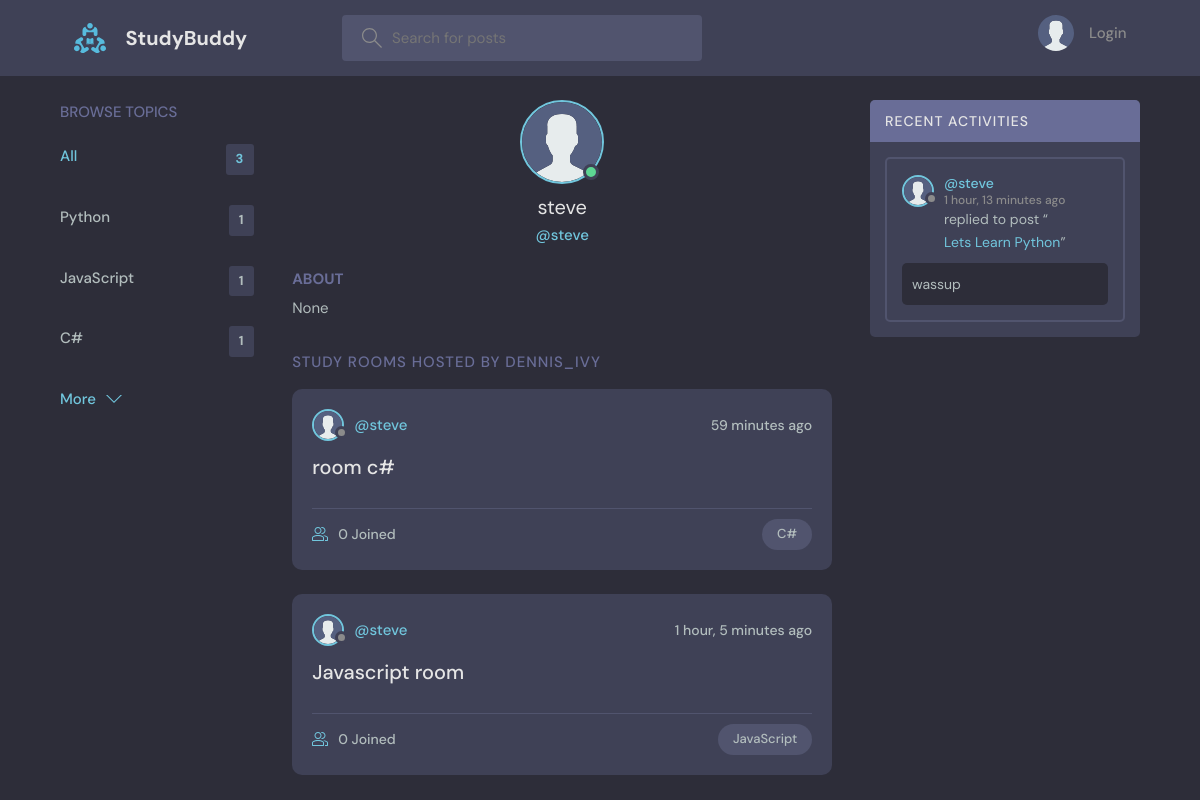
The app's page /profile/2/ with its own data.
### base/models.py (models this page shows, shortened)
class Topic(models.Model):
    name = models.CharField(max_length=200)

class User(AbstractUser):
    name = models.CharField(max_length=200, null=True)
    email = models.EmailField(unique=True, null=True)
    bio = models.TextField(null=True)
    avatar = models.ImageField(null=True, default="avatar.svg")
    USERNAME_FIELD = 'email'
    REQUIRED_FIELDS = ['username']

class Room(models.Model):
    host = models.ForeignKey(User, on_delete=models.SET_NULL, null=True)
    topic = models.ForeignKey(Topic, on_delete=models.SET_NULL, null=True)
    name = models.CharField(max_length=200)
    description = models.TextField(null=True, blank=True)
    participants = models.ManyToManyField(
        User, related_name='participants', blank=True)
    updated = models.DateTimeField(auto_now=True)
    created = models.DateTimeField(auto_now_add=True)
    class Meta:
        ordering = ['-updated', '-created']
    def __str__(self):
        return self.name

class Message(models.Model):
    user = models.ForeignKey(User, on_delete=models.CASCADE)
    room = models.ForeignKey(Room, on_delete=models.CASCADE)
    body = models.TextField()
    updated = models.DateTimeField(auto_now=True)
    created = models.DateTimeField(auto_now_add=True)
    class Meta:
        ordering = ['-updated', '-created']

### base/views.py (the view)
# urls.py: path('profile/<str:pk>/', views.userProfile, name="user-profile"),
def userProfile(request, pk):
    user = User.objects.get(id=pk)
    rooms = user.room_set.all()
    room_messages = user.message_set.all()
    topics = Topic.objects.all()
    context = {'user': user, 'rooms': rooms,
               'room_messages': room_messages, 'topics': topics}
    return render(request, 'base/profile.html', context)

### base/templates/base/profile.html (shortened to what this page needs)
{% extends 'main.html' %}
{% block content %}
<main class="profile-page layout layout--3">
  <div class="container">
    {% include 'base/topics_component.html' %}
    <div class="roomList">
      <div class="profile">
        <div class="profile__avatar">
          <div class="avatar avatar--large active">
            <img src="{{user.avatar.url}}" />
          </div>
        </div>
        <div class="profile__info">
          <h3>{{user.name}}</h3>
          <p>@{{user.username}}</p>
        </div>
        <div class="profile__about">
          <h3>About</h3>
          <p>
            {{user.bio}}
          </p>
        </div>
      </div>
      <div class="roomList__header">
        <div>
          <h2>Study Rooms Hosted by dennis_ivy</a>
          </h2>
        </div>
      </div>
      {% include 'base/feed_component.html' %}
    </div>
    {% include 'base/activity_component.html' %}
  </div>
</main>
{% endblock content %}

### templates/main.html (shortened to what this page needs)
<!DOCTYPE html>
{% load static %}
<html lang="en">
<head>
    <link rel="stylesheet" href="{% static 'styles/style.css' %}" />
</head>
<body>
    {% include 'navbar.html' %}
    {% block content %}
    {% endblock %}
</body>
</html>

### templates/navbar.html (shortened to what this page needs)
{% load static %}
<header class="header header--loggedIn">
    <div class="container">
        <a href="{% url 'home' %}" class="header__logo">
            <img src="{% static 'images/logo.svg' %}" />
            <h1>StudyBuddy</h1>
        </a>
        <form class="header__search" method="GET" action="{% url 'home' %}">
            <label>
                <input name="q" placeholder="Search for posts" />
            </label>
        </form>
        <nav class="header__menu">
            {% if request.user.is_authenticated %}
            <div class="header__user">
                <a href="">
                    <div class="avatar avatar--medium active">
                        <img src="{{request.user.avatar.url}}" />
                    </div>
                    <p>{{request.user.username}} <span>@{{request.user.username}}</span></p>
                </a>
                <button class="dropdown-button">
                    <svg version="1.1" xmlns="http://www.w3.org/2000/svg" width="32" height="32" viewBox="0 0 32 32">
                        <title>chevron-down</title>
                        <path d="M16 21l-13-13h-3l16 16 16-16h-3l-13 13z"></path>
                    </svg>
                </button>
            </div>
            {% else %}
            <a href="{% url 'login' %}">
                <img src="{% static 'images/avatar.svg' %}" />
                <p>Login</p>
            </a>
            {% endif %}
        </nav>
    </div>
</header>

### base/templates/base/topics_component.html
<div class="topics">
    <div class="topics__header">
        <h2>Browse Topics</h2>
    </div>
    <ul class="topics__list">
        <li>
            <a href="{% url 'home' %}" class="active">All <span>{{topics.count}}</span></a>
        </li>
        {% for topic in topics %}
        <li>
            <a href="{% url 'home' %}?q={{topic.name}}">{{topic.name}}<span>{{topic.room_set.all.count}}</span></a>
        </li>
        {% endfor %}
    </ul>
    <a class="btn btn--link" href="{% url 'topics' %}">
        More
        <svg version="1.1" xmlns="http://www.w3.org/2000/svg" width="32" height="32" viewBox="0 0 32 32">
            <title>chevron-down</title>
            <path d="M16 21l-13-13h-3l16 16 16-16h-3l-13 13z"></path>
        </svg>
    </a>
</div>

### base/templates/base/feed_component.html (shortened to what this page needs)
{% for room in rooms %}
<div class="roomListRoom">
    <div class="roomListRoom__header">
        <a href="{% url 'user-profile' room.host.id %}" class="roomListRoom__author">
            <div class="avatar avatar--small">
                <img src="{{room.host.avatar.url}}" />
            </div>
            <span>@{{room.host.username}}</span>
        </a>
        <div class="roomListRoom__actions">
            <span>{{room.created|timesince}} ago</span>
        </div>
    </div>
    <div class="roomListRoom__content">
        <a href="{% url 'room' room.id %}">{{room.name}}</a>
    </div>
    <div class="roomListRoom__meta">
        <a href="{% url 'room' room.id %}" class="roomListRoom__joined">
            {{room.participants.all.count}} Joined
        </a>
        <p class="roomListRoom__topic">{{room.topic.name}}</p>
    </div>
</div>
{% endfor %}

### base/templates/base/activity_component.html (shortened to what this page needs)
<div class="activities">
    <div class="activities__header">
        <h2>Recent Activities</h2>
    </div>
    {% for message in room_messages %}
    <div class="activities__box">
        <div class="activities__boxHeader roomListRoom__header">
            <a href="{% url 'user-profile' message.user.id %}" class="roomListRoom__author">
                <div class="avatar avatar--small">
                    <img src="{{message.user.avatar.url}}" />
                </div>
                <p>
                    @{{message.user.username}}
                    <span>{{message.created|timesince}} ago</span>
                </p>
            </a>
        </div>
        <div class="activities__boxContent">
            <p>replied to post “<a href="{% url 'room' message.room.id %}">{{message.room}}</a>”</p>
            <div class="activities__boxRoomContent">{{message.body}}</div>
        </div>
    </div>
    {% endfor %}
</div>

### records on screen
Topic: name "Python", room_set.all.count "1"
Topic: name "JavaScript", room_set.all.count "1"
Topic: name "C#", room_set.all.count "1"
User: avatar (placeholder picture), name "steve", username "steve", bio "None"
Room: host.avatar (placeholder picture), host.username "steve", created "59 minutes", name "room c#", participants.all.count "0", topic.name "C#"
Room: host.avatar (placeholder picture), host.username "steve", created "1 hour, 5 minutes", name "Javascript room", participants.all.count "0", topic.name "JavaScript"
Message: user.avatar (placeholder picture), user.username "steve", created "1 hour, 13 minutes", room "Lets Learn Python", body "wassup"

### other values on screen
{{ topics.count }} "3"
